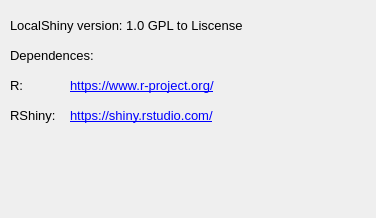
<?xml version="1.0" encoding="UTF-8"?>
<ui version="4.0">
 <class>About</class>
 <widget class="QWidget" name="About">
  <property name="geometry">
   <rect>
    <x>0</x>
    <y>0</y>
    <width>376</width>
    <height>218</height>
   </rect>
  </property>
  <property name="windowTitle">
   <string>Form</string>
  </property>
  <widget class="QLabel" name="running_label">
   <property name="enabled">
    <bool>true</bool>
   </property>
   <property name="geometry">
    <rect>
     <x>10</x>
     <y>10</y>
     <width>371</width>
     <height>31</height>
    </rect>
   </property>
   <property name="font">
    <font>
     <family>Arial</family>
     <pointsize>10</pointsize>
     <weight>50</weight>
     <bold>false</bold>
    </font>
   </property>
   <property name="text">
    <string>LocalShiny version: 1.0 GPL to Liscense</string>
   </property>
  </widget>
  <widget class="QLabel" name="running_label_2">
   <property name="enabled">
    <bool>true</bool>
   </property>
   <property name="geometry">
    <rect>
     <x>10</x>
     <y>40</y>
     <width>371</width>
     <height>31</height>
    </rect>
   </property>
   <property name="font">
    <font>
     <family>Arial</family>
     <pointsize>10</pointsize>
     <weight>50</weight>
     <bold>false</bold>
    </font>
   </property>
   <property name="text">
    <string>Dependences:</string>
   </property>
  </widget>
  <widget class="QLabel" name="running_label_3">
   <property name="enabled">
    <bool>true</bool>
   </property>
   <property name="geometry">
    <rect>
     <x>10</x>
     <y>70</y>
     <width>51</width>
     <height>31</height>
    </rect>
   </property>
   <property name="font">
    <font>
     <family>Arial</family>
     <pointsize>10</pointsize>
     <weight>50</weight>
     <bold>false</bold>
    </font>
   </property>
   <property name="text">
    <string>R:</string>
   </property>
  </widget>
  <widget class="QLabel" name="running_label_4">
   <property name="enabled">
    <bool>true</bool>
   </property>
   <property name="geometry">
    <rect>
     <x>10</x>
     <y>100</y>
     <width>71</width>
     <height>31</height>
    </rect>
   </property>
   <property name="font">
    <font>
     <family>Arial</family>
     <pointsize>10</pointsize>
     <weight>50</weight>
     <bold>false</bold>
    </font>
   </property>
   <property name="text">
    <string>RShiny:</string>
   </property>
  </widget>
  <widget class="QLabel" name="label">
   <property name="geometry">
    <rect>
     <x>70</x>
     <y>70</y>
     <width>211</width>
     <height>31</height>
    </rect>
   </property>
   <property name="font">
    <font>
     <family>Arial</family>
     <pointsize>10</pointsize>
    </font>
   </property>
   <property name="text">
    <string>&lt;a href=&quot;https://www.r-project.org/&quot;&gt;https://www.r-project.org/</string>
   </property>
   <property name="openExternalLinks">
    <bool>true</bool>
   </property>
  </widget>
  <widget class="QLabel" name="running_label_5">
   <property name="enabled">
    <bool>true</bool>
   </property>
   <property name="geometry">
    <rect>
     <x>70</x>
     <y>100</y>
     <width>221</width>
     <height>31</height>
    </rect>
   </property>
   <property name="font">
    <font>
     <family>Arial</family>
     <pointsize>10</pointsize>
     <weight>50</weight>
     <bold>false</bold>
    </font>
   </property>
   <property name="text">
    <string>&lt;a href=&quot;https://shiny.rstudio.com/&quot;&gt;https://shiny.rstudio.com/</string>
   </property>
   <property name="openExternalLinks">
    <bool>true</bool>
   </property>
  </widget>
 </widget>
 <resources/>
 <connections/>
</ui>
